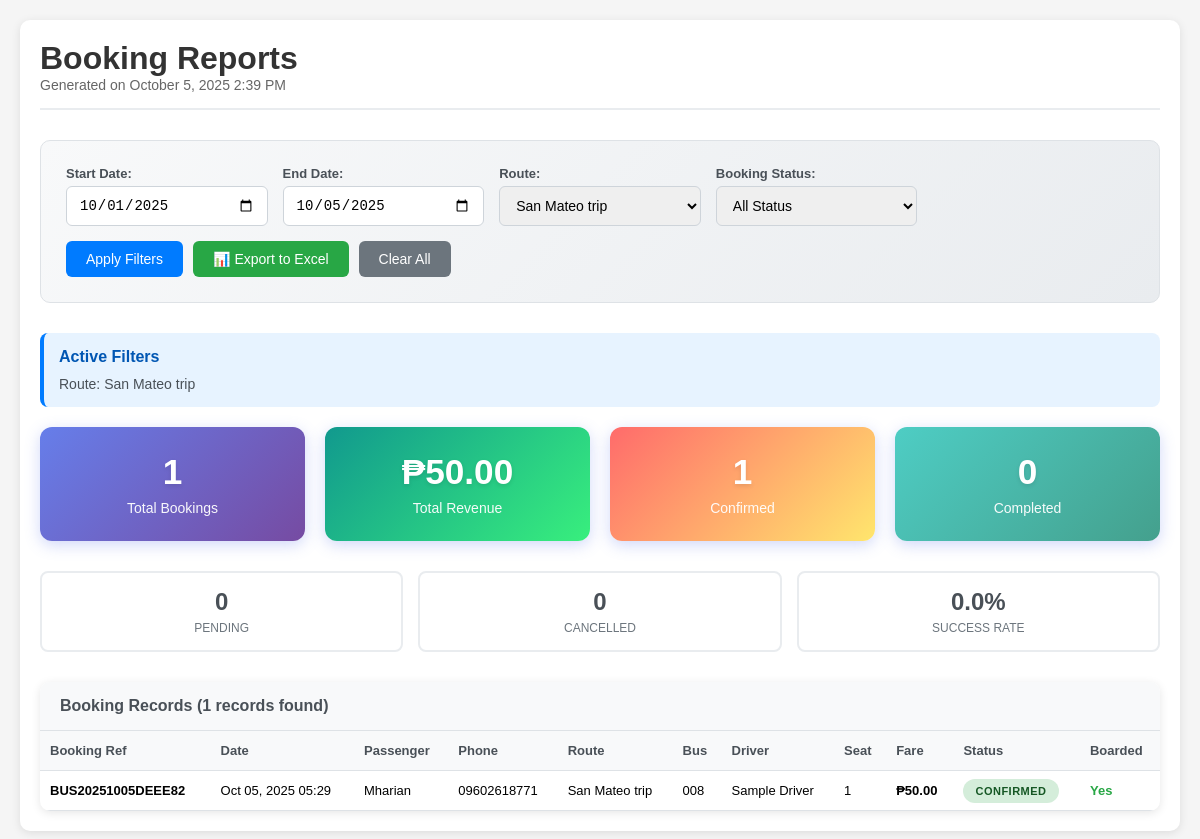
The page /admin/generate_booking_report.php?route_id=27 on the database its author committed.
### tables this page shows
CREATE TABLE `bookings` (
  `booking_id` int(11) NOT NULL,
  `booking_reference` varchar(20) NOT NULL,
  `user_id` int(11) NOT NULL,
  `bus_id` int(11) NOT NULL,
  `route_id` int(11) NOT NULL,
  `trip_id` int(11) DEFAULT NULL,
  `seat_number` int(11) NOT NULL,
  `travel_date` varchar(50) NOT NULL,
  `departure_time` time NOT NULL,
  `fare` decimal(10,2) NOT NULL,
  `payment_status` enum('pending','paid','cancelled','refunded') DEFAULT 'pending',
  `booking_status` enum('pending','confirmed','cancelled','completed') DEFAULT 'pending',
  `payment_reference` varchar(100) DEFAULT NULL,
  `created_at` timestamp NOT NULL DEFAULT current_timestamp(),
  `updated_at` timestamp NOT NULL DEFAULT current_timestamp() ON UPDATE current_timestamp(),
  `pickup_stop` varchar(100) DEFAULT NULL,
  `destination_stop` varchar(100) DEFAULT NULL,
  `boarded` tinyint(1) DEFAULT 0,
  `driver_approved` tinyint(1) DEFAULT 0,
  `driver_id` int(11) DEFAULT NULL
);

CREATE TABLE `users` (
  `user_id` int(11) NOT NULL,
  `mobile_number` varchar(15) NOT NULL,
  `password` varchar(255) NOT NULL,
  `full_name` varchar(100) NOT NULL,
  `email` varchar(100) DEFAULT NULL,
  `created_at` timestamp NOT NULL DEFAULT current_timestamp(),
  `updated_at` timestamp NOT NULL DEFAULT current_timestamp() ON UPDATE current_timestamp(),
  `status` enum('active','inactive') DEFAULT 'active'
);

CREATE TABLE `routes` (
  `route_id` int(11) NOT NULL,
  `route_name` varchar(100) NOT NULL,
  `origin` varchar(100) NOT NULL,
  `destination` varchar(100) NOT NULL,
  `distance_km` decimal(8,2) DEFAULT NULL,
  `estimated_duration_minutes` int(11) DEFAULT NULL,
  `fare` decimal(10,2) NOT NULL,
  `status` enum('active','inactive') DEFAULT 'active',
  `created_at` timestamp NOT NULL DEFAULT current_timestamp(),
  `origin_lat` decimal(10,8) DEFAULT NULL,
  `origin_lng` decimal(11,8) DEFAULT NULL,
  `dest_lat` decimal(10,8) DEFAULT NULL,
  `dest_lng` decimal(11,8) DEFAULT NULL
);

CREATE TABLE `buses` (
  `bus_id` int(11) NOT NULL,
  `bus_number` varchar(50) NOT NULL,
  `plate_number` varchar(50) NOT NULL,
  `capacity` int(11) NOT NULL,
  `status` enum('available','assigned','on_trip','maintenance') DEFAULT 'available',
  `created_at` timestamp NOT NULL DEFAULT current_timestamp(),
  `updated_at` timestamp NOT NULL DEFAULT current_timestamp() ON UPDATE current_timestamp(),
  `assigned_route_id` int(11) DEFAULT NULL
);

CREATE TABLE `drivers` (
  `driver_id` int(11) NOT NULL,
  `driver_code` varchar(20) NOT NULL,
  `full_name` varchar(100) NOT NULL,
  `mobile_number` varchar(15) NOT NULL,
  `email` varchar(100) DEFAULT NULL,
  `license_number` varchar(50) NOT NULL,
  `password` varchar(255) NOT NULL,
  `assigned_bus_id` int(11) DEFAULT NULL,
  `status` enum('pending','active','inactive') DEFAULT 'active',
  `created_at` timestamp NOT NULL DEFAULT current_timestamp(),
  `updated_at` timestamp NOT NULL DEFAULT current_timestamp() ON UPDATE current_timestamp(),
  `created_by_admin` tinyint(1) DEFAULT 1
);

### admin/generate_booking_report.php (the view, shortened to what this page needs)
<?php
$db = new Database();
$conn = $db->getConnection();
$start_date = $_GET['start_date'] ?? date('Y-m-01');
$end_date = $_GET['end_date'] ?? date('Y-m-d');
$route_id = $_GET['route_id'] ?? '';
$status = $_GET['status'] ?? '';
$query = "
    SELECT
        b.booking_reference,
        b.created_at as booking_date,
        u.full_name as passenger_name,
        u.mobile_number as passenger_phone,
        u.email as passenger_email,
        r.route_name,
        r.origin,
        r.destination,
        bus.bus_number,
        bus.plate_number,
        d.full_name as driver_name,
        b.seat_number,
        b.travel_date,
        b.departure_time,
        b.fare,
        b.booking_status,
        b.pickup_stop,
        b.destination_stop,
        CASE WHEN b.boarded = 1 THEN 'Yes' ELSE 'No' END as boarded,
        CASE WHEN b.driver_approved = 1 THEN 'Yes' ELSE 'No' END as driver_approved,
        at.actual_departure,
        at.actual_arrival,
        at.status as trip_status
    FROM bookings b
    INNER JOIN users u ON b.user_id = u.user_id
    INNER JOIN routes r ON b.route_id = r.route_id
    INNER JOIN buses bus ON b.bus_id = bus.bus_id
    LEFT JOIN drivers d ON b.driver_id = d.driver_id
    LEFT JOIN active_trips at ON b.trip_id = at.trip_id
    WHERE DATE(b.created_at) BETWEEN ? AND ?
";
$params = [$start_date, $end_date];
if (!empty($route_id)) {
    $query .= " AND b.route_id = ?";
    $params[] = $route_id;
}
$query .= " ORDER BY b.created_at DESC";
$stmt = $conn->prepare($query);
$stmt->execute($params);
$bookings = $stmt->fetchAll(PDO::FETCH_ASSOC);
$total_bookings = count($bookings);
$total_revenue = 0;
$confirmed_bookings = 0;
$completed_bookings = 0;
$pending_bookings = 0;
$cancelled_bookings = 0;
foreach ($bookings as $booking) {
    $total_revenue += $booking['fare'];
    switch ($booking['booking_status']) {
        case 'confirmed':
            $confirmed_bookings++;
            break;
    }
}
$routes_stmt = $conn->prepare("SELECT route_id, route_name FROM routes WHERE status = 'active' ORDER BY route_name");
$routes_stmt->execute();
$routes = $routes_stmt->fetchAll(PDO::FETCH_ASSOC);
$current_filters = [
    'start_date' => $start_date,
    'end_date' => $end_date,
    'route_id' => $route_id,
    'status' => $status
];
?>
<!DOCTYPE html>
<html lang="en">
<head>
</head>
<body>
    <div class="container">
        <div class="header">
            <div>
                <h1>Booking Reports</h1>
                <div class="header-info">
                    Generated on <?php echo date('F j, Y g:i A'); ?>
                </div>
            </div>
        </div>
        <form method="GET" class="filters">
            <div class="filter-group">
                <label for="start_date">Start Date:</label>
                <input type="date" id="start_date" name="start_date" value="<?php echo htmlspecialchars($start_date); ?>">
            </div>
            <div class="filter-group">
                <label for="end_date">End Date:</label>
                <input type="date" id="end_date" name="end_date" value="<?php echo htmlspecialchars($end_date); ?>">
            </div>
            <div class="filter-group">
                <label for="route_id">Route:</label>
                <select id="route_id" name="route_id">
                    <?php foreach ($routes as $route): ?>
                        <option value="<?php echo $route['route_id']; ?>"
                                <?php echo $route_id == $route['route_id'] ? 'selected' : ''; ?>>
                            <?php echo htmlspecialchars($route['route_name']); ?>
                        </option>
                    <?php endforeach; ?>
                </select>
            </div>
            <div class="filter-group">
                <label for="status">Booking Status:</label>
                <select id="status" name="status">
                    <option value="">All Status</option>
                </select>
            </div>
            <div class="filter-actions">
                <button type="submit" class="btn btn-primary">Apply Filters</button>
                <a href="?<?php echo http_build_query(array_merge($current_filters, ['export' => 'excel'])); ?>"
                   class="btn btn-success">📊 Export to Excel</a>
                <a href="?" class="btn btn-secondary">Clear All</a>
            </div>
        </form>
        <?php if (!empty(array_filter($current_filters))): ?>
        <div class="filter-summary">
            <h4>Active Filters</h4>
            <p>
                <?php
                $filter_text = [];
                if ($route_id) {
                    $selected_route = array_filter($routes, function($r) use ($route_id) { return $r['route_id'] == $route_id; });
                    if ($selected_route) $filter_text[] = "Route: " . reset($selected_route)['route_name'];
                }
                echo !empty($filter_text) ? implode(' | ', $filter_text) : 'Showing all records';
                ?>
            </p>
        </div>
        <?php endif; ?>
        <div class="stats">
            <div class="stat-card">
                <div class="stat-number"><?php echo number_format($total_bookings); ?></div>
                <div class="stat-label">Total Bookings</div>
            </div>
            <div class="stat-card revenue">
                <div class="stat-number">₱<?php echo number_format($total_revenue, 2); ?></div>
                <div class="stat-label">Total Revenue</div>
            </div>
            <div class="stat-card confirmed">
                <div class="stat-number"><?php echo number_format($confirmed_bookings); ?></div>
                <div class="stat-label">Confirmed</div>
            </div>
            <div class="stat-card completed">
                <div class="stat-number"><?php echo number_format($completed_bookings); ?></div>
                <div class="stat-label">Completed</div>
            </div>
        </div>
        <div class="additional-stats">
            <div class="mini-stat">
                <div class="mini-stat-number"><?php echo number_format($pending_bookings); ?></div>
                <div class="mini-stat-label">Pending</div>
            </div>
            <div class="mini-stat">
                <div class="mini-stat-number"><?php echo number_format($cancelled_bookings); ?></div>
                <div class="mini-stat-label">Cancelled</div>
            </div>
            <div class="mini-stat">
                <div class="mini-stat-number"><?php echo $total_bookings > 0 ? number_format(($completed_bookings / $total_bookings) * 100, 1) . '%' : '0%'; ?></div>
                <div class="mini-stat-label">Success Rate</div>
            </div>
        </div>
        <div class="table-container">
            <div class="table-header">
                Booking Records (<?php echo number_format($total_bookings); ?> records found)
            </div>
            <?php if (!empty($bookings)): ?>
                <div style="overflow-x: auto;">
                    <table>
                        <thead>
                            <tr>
                                <th>Booking Ref</th>
                                <th>Date</th>
                                <th>Passenger</th>
                                <th>Phone</th>
                                <th>Route</th>
                                <th>Bus</th>
                                <th>Driver</th>
                                <th>Seat</th>
                                <th>Fare</th>
                                <th>Status</th>
                                <th>Boarded</th>
                            </tr>
                        </thead>
                        <tbody>
                            <?php foreach ($bookings as $booking): ?>
                                <tr>
                                    <td><strong><?php echo htmlspecialchars($booking['booking_reference']); ?></strong></td>
                                    <td><?php echo date('M d, Y H:i', strtotime($booking['booking_date'])); ?></td>
                                    <td><?php echo htmlspecialchars($booking['passenger_name']); ?></td>
                                    <td><?php echo htmlspecialchars($booking['passenger_phone']); ?></td>
                                    <td title="<?php echo htmlspecialchars($booking['origin'] . ' → ' . $booking['destination']); ?>">
                                        <?php echo htmlspecialchars($booking['route_name']); ?>
                                    </td>
                                    <td><?php echo htmlspecialchars($booking['bus_number']); ?></td>
                                    <td><?php echo htmlspecialchars($booking['driver_name'] ?? 'N/A'); ?></td>
                                    <td><?php echo $booking['seat_number']; ?></td>
                                    <td><strong>₱<?php echo number_format($booking['fare'], 2); ?></strong></td>
                                    <td>
                                        <span class="status status-<?php echo $booking['booking_status']; ?>">
                                            <?php echo ucfirst($booking['booking_status']); ?>
                                        </span>
                                    </td>
                                    <td>
                                        <strong style="color: <?php echo $booking['boarded'] === 'Yes' ? '#28a745' : '#dc3545'; ?>">
                                            <?php echo $booking['boarded']; ?>
                                        </strong>
                                    </td>
                                </tr>
                            <?php endforeach; ?>
                        </tbody>
                    </table>
                </div>
            <?php endif; ?>
        </div>
    </div>
</body>
</html>

### admin/generate_booking_report.php (style rules this page uses)
body { font-family: Arial, sans-serif; margin: 0; padding: 20px; background-color: #f5f5f5; }
.container { max-width: 1400px; margin: 0 auto; background: white; padding: 20px; border-radius: 10px; box-shadow: 0 2px 10px rgba(0,0,0,0.1); }
.header { display: flex; justify-content: space-between; align-items: center; margin-bottom: 30px; padding-bottom: 15px; border-bottom: 2px solid #e9ecef; }
h1 { color: #333; margin: 0; }
.header-info { color: #666; font-size: 14px; }
.filters { display: grid; grid-template-columns: repeat(auto-fit, minmax(200px, 1fr)); gap: 15px; margin-bottom: 30px; padding: 25px; background: linear-gradient(135deg, #f8f9fa 0%, #e9ecef 100%); border-radius: 10px; border: 1px solid #dee2e6; }
.filter-group { display: flex; flex-direction: column; }
.filter-group label { font-weight: bold; margin-bottom: 5px; color: #495057; font-size: 13px; }
.filter-group input, .filter-group select { padding: 10px 12px; border: 1px solid #ced4da; border-radius: 6px; font-size: 14px; transition: border-color 0.15s ease-in-out, box-shadow 0.15s ease-in-out; }
.filter-actions { display: flex; gap: 10px; align-items: end; grid-column: 1 / -1; justify-content: flex-start; }
.btn { padding: 10px 20px; border: none; border-radius: 6px; cursor: pointer; text-decoration: none; display: inline-block; font-size: 14px; font-weight: 500; transition: all 0.3s ease; text-align: center; }
.btn-primary { background-color: #007bff; color: white; }
.btn-success { background-color: #28a745; color: white; }
.btn-secondary { background-color: #6c757d; color: white; }
.stats { display: grid; grid-template-columns: repeat(auto-fit, minmax(200px, 1fr)); gap: 20px; margin-bottom: 30px; }
.stat-card { background: linear-gradient(135deg, #667eea 0%, #764ba2 100%); color: white; padding: 25px 20px; border-radius: 12px; text-align: center; box-shadow: 0 4px 15px rgba(102,126,234,0.3); transition: transform 0.3s ease; }
.stat-card.revenue { background: linear-gradient(135deg, #11998e 0%, #38ef7d 100%); }
.stat-card.confirmed { background: linear-gradient(135deg, #FF6B6B 0%, #FFE66D 100%); }
.stat-card.completed { background: linear-gradient(135deg, #4ecdc4 0%, #44a08d 100%); }
.stat-number { font-size: 2.2em; font-weight: bold; margin-bottom: 8px; text-shadow: 0 2px 4px rgba(0,0,0,0.1); }
.stat-label { opacity: 0.95; font-size: 14px; font-weight: 500; }
.additional-stats { display: grid; grid-template-columns: repeat(auto-fit, minmax(150px, 1fr)); gap: 15px; margin-bottom: 30px; }
.mini-stat { background: white; padding: 15px; border-radius: 8px; text-align: center; border: 2px solid #e9ecef; transition: border-color 0.3s ease; }
.mini-stat-number { font-size: 1.5em; font-weight: bold; color: #495057; margin-bottom: 5px; }
.mini-stat-label { font-size: 12px; color: #6c757d; text-transform: uppercase; font-weight: 500; }
.table-container { background: white; border-radius: 10px; overflow: hidden; box-shadow: 0 2px 10px rgba(0,0,0,0.1); }
.table-header { background: #f8f9fa; padding: 15px 20px; border-bottom: 1px solid #dee2e6; font-weight: bold; color: #495057; }
table { width: 100%; border-collapse: collapse; }
th, td { padding: 12px 10px; text-align: left; border-bottom: 1px solid #dee2e6; font-size: 13px; }
th { background-color: #f8f9fa; font-weight: 600; color: #495057; position: sticky; top: 0; z-index: 10; }
.status { padding: 6px 12px; border-radius: 15px; font-size: 11px; font-weight: bold; text-transform: uppercase; letter-spacing: 0.5px; }
.status-confirmed { background-color: #d4edda; color: #155724; }
.filter-summary { background: #e7f3ff; padding: 15px; border-radius: 8px; margin-bottom: 20px; border-left: 4px solid #007bff; }
.filter-summary h4 { margin: 0 0 10px 0; color: #0056b3; }
.filter-summary p { margin: 0; color: #495057; font-size: 14px; }

### rows shown on the page
bookings: booking_reference "BUS20251005DEEE82", created_at "Oct 05, 2025 05:29", user.full_name "Mharian", user.mobile_number "09602618771", route.route_name "San Mateo trip", bus.bus_number "008", driver.full_name "Sample Driver", seat_number "1", fare "50.00", booking_status "CONFIRMED", boarded "Yes"

### other values the page prints
implode(' | ', $filter_text) "Route: San Mateo trip"
$total_bookings "1"
$total_revenue "50.00"
$confirmed_bookings "1"
$completed_bookings "0"
$pending_bookings "0"
$cancelled_bookings "0"
form field route_id "San Mateo trip"
